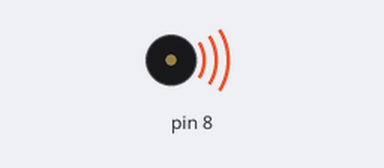
Simulated run of this sketch. Board: Arduino Uno, built with avr-gcc and run on an emulated ATmega328P. Parts: buzzer (waves = sounding).

Above: at 0.05 s.
At 15.49 s:
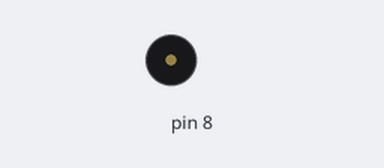
Timing chart, 0 to 16.0 s (numbered marks = the images above):
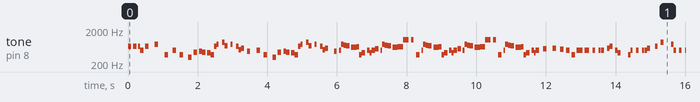

Measured:
- by itself, tone on pin 8: plays 660 Hz for 0.10 s, 660 Hz for 0.10 s, 660 Hz for 0.05 s, 510 Hz for 0.10 s, 660 Hz for 0.10 s, 770 Hz for 0.10 s … (719 notes in this stretch)

The sketch:

toneMelody.ino
```cpp
// notes in the melody:
int melody[] = {
660,660,660,510,660,770,380,510,380,320,440,480,450,430,380,660,760,860,700,760,660,520,580,480,510,380,320,440,480,
450,430,380,660,760,860,700,760,660,520,580,480,500,760,720,680,620,650,380,430,500,430,500,570,500,760,720,680,620,
650,1020,1020,1020,380,500,760,720,680,620,650,380,430,500,430,500,570,500,760,720,680,620,650,1020,1020,1020,380,
500,760,720,680,620,650,380,430,500,430,500,570,585,550,500,380,500,500,500,500,500,500,500,580,660,500,430,380,
500,500,500,500,580,660,870,760,500,500,500,500,580,660,500,430,380,660,660,660,510,660,770,380,440,440
};

int noteDurations[] = {
  100,100,100,100,100,100,100,100,100,100,100,80,100,100,100,80,50,100,80,50,80,80,80,80,100,100,100,100,80,100,
  100,100,80,50,100,80,50,80,80,80,80,100,100,100,100,150,150,100,100,100,100,100,100,100,100,100,100,150,200,80,
  80,80,100,100,100,100,100,150,150,100,100,100,100,100,100,100,100,100,100,150,200,80,80,80,100,100,100,100,100,
  150,150,100,100,100,100,100,100,100,100,100,100,100,100,100,60,80,60,80,80,80,80,80,80,60,80,60,80,80,80,80,80,
  60,80,60,80,80,80,80,80,80, 100,100,100,100,100,100,100,200,400
};

int pause[] = {
  150,150,50,150,275,287,225,200,250,150,165,75,150,100,100,75,150,75,175,150,75,75,175,275,200,250,150,165,75,
  150,100,100,75,150,75,175,150,75,75,250,150,50,75,75,150,150,75,75,150,75,50,110,150,50,75,75,150,150,150,75,
  150,150,150,50,75,75,150,150,75,75,150,75,50,110,150,50,75,75,150,150,150,75,150,150,150,50,75,75,150,150,75,
  75,150,75,50,210,275,210,180,150,150,75,150,75,150,175,75,175,75,150,75,300,75,150,175,75,75,225,162,300,75,
  150,175,75,175,75,150,75,300,75,150,150,50,150,225,1000,200,200,200,200,5000
};

void setup() {

}

void loop() {
  // iterate over the notes of the melody:
  for (int thisNote = 0; thisNote < 139; thisNote++) {
    tone(8, melody[thisNote], noteDurations[thisNote]);

    delay(pause[thisNote]);
  }

  delay(200);
  delay(200);
  delay(5000);
}
```
